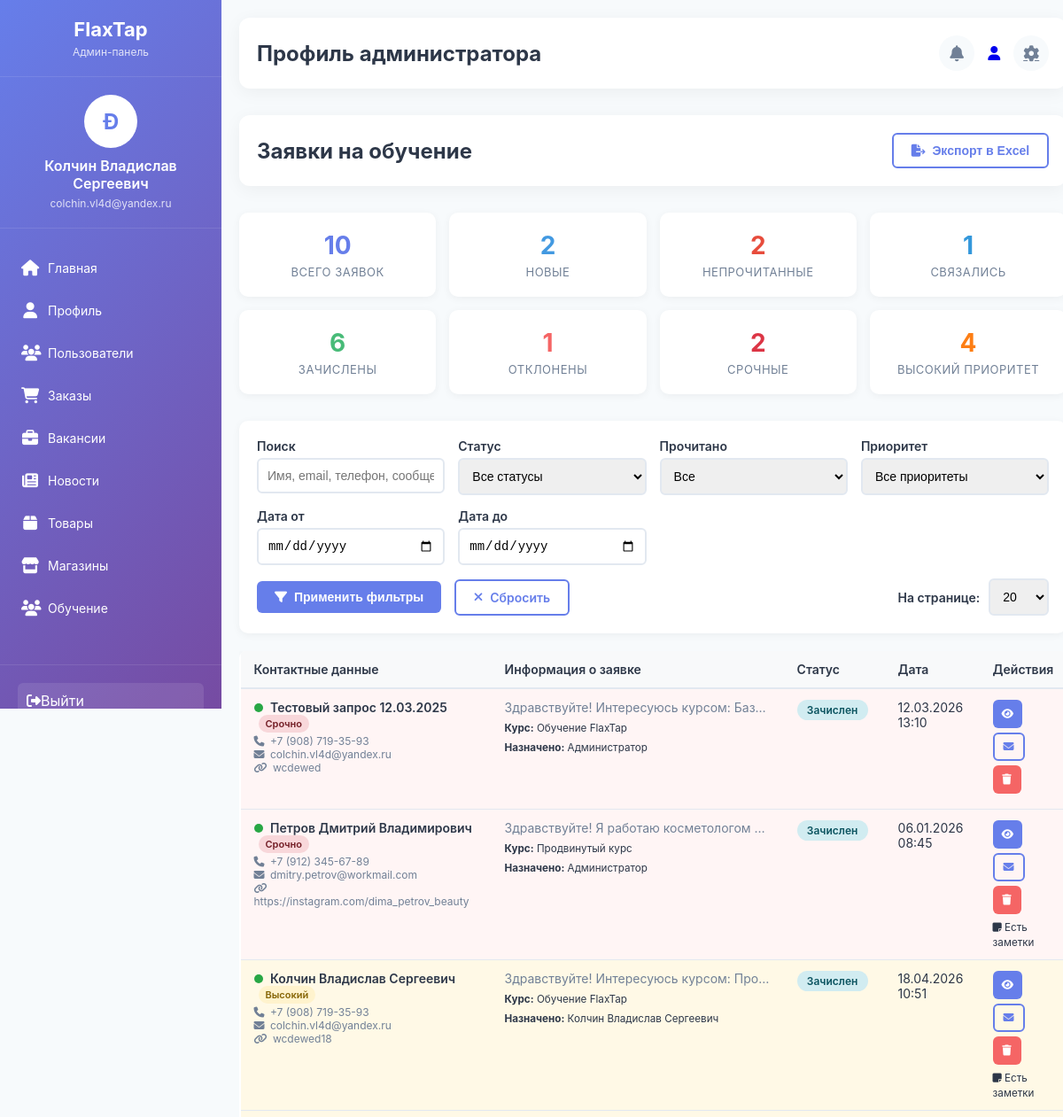
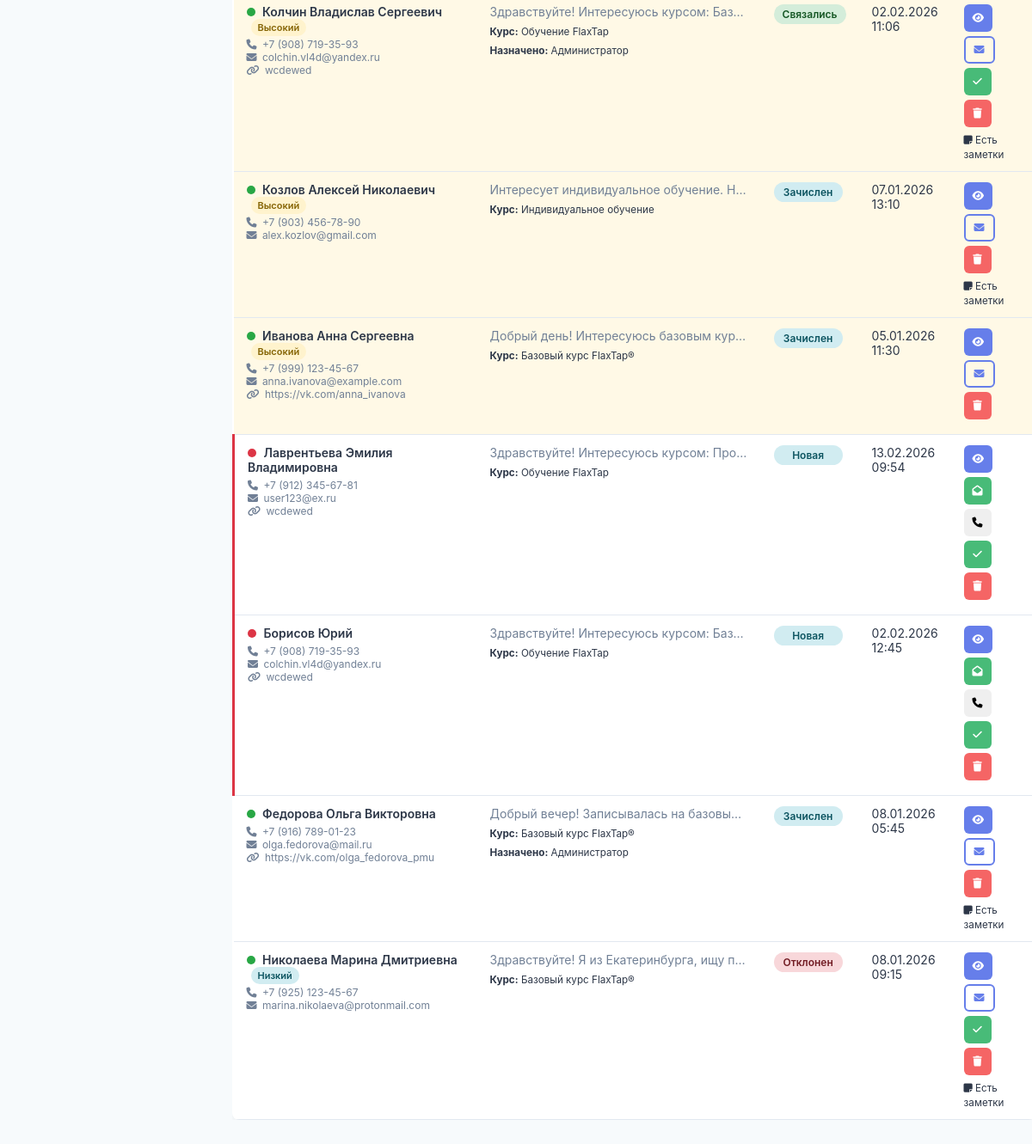
Page /admin/study/index.php (signed in) on the committed database (2 pictures, top to bottom).
### tables this page shows
CREATE TABLE `training_requests` (
  `id` int NOT NULL,
  `name` varchar(100) NOT NULL,
  `phone` varchar(20) NOT NULL,
  `email` varchar(100) NOT NULL,
  `social_link` varchar(500) DEFAULT NULL COMMENT 'Ссылка на соцсеть',
  `message` text NOT NULL,
  `course_type` varchar(100) DEFAULT NULL COMMENT 'Тип курса',
  `status` enum('new','contacted','enrolled','rejected') DEFAULT 'new',
  `ip_address` varchar(45) DEFAULT NULL,
  `user_agent` text,
  `created_at` timestamp NULL DEFAULT CURRENT_TIMESTAMP,
  `updated_at` timestamp NULL DEFAULT CURRENT_TIMESTAMP ON UPDATE CURRENT_TIMESTAMP,
  `is_read` tinyint(1) DEFAULT '0' COMMENT 'Прочитана ли заявка',
  `notes` text COMMENT 'Заметки администратора',
  `assigned_to` int DEFAULT NULL COMMENT 'Кому назначена заявка',
  `priority` enum('low','normal','high','urgent') DEFAULT 'normal' COMMENT 'Приоритет заявки',
  `updated_by` int DEFAULT NULL COMMENT 'Кто обновил заявку'
);

CREATE TABLE `users` (
  `id` int NOT NULL,
  `name` varchar(100) NOT NULL,
  `password` varchar(255) NOT NULL,
  `email` varchar(100) NOT NULL,
  `telephone` varchar(20) DEFAULT NULL,
  `role` enum('admin','user') DEFAULT 'user',
  `created_at` timestamp NULL DEFAULT CURRENT_TIMESTAMP,
  `updated_at` timestamp NULL DEFAULT NULL ON UPDATE CURRENT_TIMESTAMP,
  `last_login_at` timestamp NULL DEFAULT NULL COMMENT 'Время последнего входа',
  `login_count` int DEFAULT '0' COMMENT 'Количество входов',
  `last_password_change` timestamp NULL DEFAULT NULL COMMENT 'Время последней смены пароля',
  `remember_token` varchar(100) DEFAULT NULL,
  `token_expires_at` datetime DEFAULT NULL,
  `is_active` tinyint(1) DEFAULT '1'
);

### admin/study/index.php (the view, shortened to what the rows shown need)
<?php
include "../config/database.php";
$page = isset($_GET['page']) ? (int)$_GET['page'] : 1;
$per_page = 20;
$offset = ($page - 1) * $per_page;
$where = ["1=1"];
$where_clause = implode(' AND ', $where);
$query = "SELECT tr.*,
          u.name as assigned_to_name
          FROM training_requests tr
          LEFT JOIN users u ON tr.assigned_to = u.id
          WHERE $where_clause
          ORDER BY
            CASE tr.priority
                WHEN 'urgent' THEN 1
                WHEN 'high' THEN 2
                WHEN 'normal' THEN 3
                WHEN 'low' THEN 4
            END,
            tr.created_at DESC
          LIMIT $offset, $per_page";
$result = mysqli_query($conn, $query);
?>
<!DOCTYPE html>
<html lang="ru">
<head>
    <link rel="stylesheet" href="../assets/style/style.css">
    <link rel="stylesheet" href="https://cdnjs.cloudflare.com/ajax/libs/font-awesome/6.4.0/css/all.min.css">
    <link rel="stylesheet" href="../assets/style/study/index.css">
</head>
<body>
    <?php include "../inc/sidebar.php"; ?>
    <main class="main-content">
        <?php include "../inc/header.php"; ?>
        <div class="header">
            <h1>Заявки на обучение</h1>
        </div>
        <div class="table-container">
            <table class="data-table">
                <thead>
                    <tr>
                        <th style="width: 25%;">Контактные данные</th>
                        <th style="width: 20%;">Информация о заявке</th>
                        <th style="width: 15%;">Статус</th>
                        <th style="width: 15%;">Дата</th>
                        <th style="width: 25%;">Действия</th>
                    </tr>
                </thead>
                <tbody>
                    <?php if (mysqli_num_rows($result) > 0): ?>
                        <?php mysqli_data_seek($result, 0); ?>
                        <?php while ($request = mysqli_fetch_assoc($result)): ?>
                            <?php
                            $row_class = '';
                            if ($request['priority'] == 'urgent') $row_class = 'urgent-row';
                            elseif ($request['priority'] == 'high') $row_class = 'high-row';
                            if (!$request['is_read']) $row_class .= ' unread-row';
                            ?>
                            <tr class="<?php echo $row_class; ?>">
                                <td>
                                    <div class="request-name">
                                        <span class="read-badge <?php echo $request['is_read'] ? 'badge-read' : 'badge-unread'; ?>"></span>
                                        <?php echo htmlspecialchars($request['name']); ?>
                                        <?php if ($request['priority'] != 'normal'): ?>
                                            <span class="priority-badge
                                                <?php
                                                if ($request['priority'] == 'urgent') echo 'badge-urgent';
                                                elseif ($request['priority'] == 'high') echo 'badge-high';
                                                elseif ($request['priority'] == 'low') echo 'badge-low';
                                                else echo 'badge-normal';
                                                ?>">
                                                <?php
                                                if ($request['priority'] == 'urgent') echo 'Срочно';
                                                elseif ($request['priority'] == 'high') echo 'Высокий';
                                                elseif ($request['priority'] == 'low') echo 'Низкий';
                                                else echo 'Обычный';
                                                ?>
                                            </span>
                                        <?php endif; ?>
                                    </div>
                                    <div class="request-meta">
                                        <span><i class="fas fa-phone"></i> <?php echo htmlspecialchars($request['phone']); ?></span><br>
                                        <span><i class="fas fa-envelope"></i> <?php echo htmlspecialchars($request['email']); ?></span><br>
                                        <?php if ($request['social_link']): ?>
                                            <span><i class="fas fa-link"></i> <?php echo htmlspecialchars($request['social_link']); ?></span>
                                        <?php endif; ?>
                                    </div>
                                </td>
                                <td>
                                    <div class="message-preview" title="<?php echo htmlspecialchars($request['message']); ?>">
                                        <?php
                                        echo mb_strlen($request['message']) > 100
                                            ? htmlspecialchars(mb_substr($request['message'], 0, 100)) . '...'
                                            : htmlspecialchars($request['message']);
                                        ?>
                                    </div>
                                    <?php if ($request['course_type']): ?>
                                        <div style="margin-top: 5px;">
                                            <small><strong>Курс:</strong> <?php echo htmlspecialchars($request['course_type']); ?></small>
                                        </div>
                                    <?php endif; ?>
                                    <?php if ($request['assigned_to_name']): ?>
                                        <div style="margin-top: 5px;">
                                            <small><strong>Назначено:</strong> <?php echo htmlspecialchars($request['assigned_to_name']); ?></small>
                                        </div>
                                    <?php endif; ?>
                                </td>
                                <td>
                                    <span class="status-badge
                                        <?php
                                        if ($request['status'] == 'new') echo 'badge-new';
                                        elseif ($request['status'] == 'contacted') echo 'badge-contacted';
                                        elseif ($request['status'] == 'enrolled') echo 'badge-enrolled';
                                        else echo 'badge-rejected';
                                        ?>">
                                        <?php
                                        if ($request['status'] == 'new') echo 'Новая';
                                        elseif ($request['status'] == 'contacted') echo 'Связались';
                                        elseif ($request['status'] == 'enrolled') echo 'Зачислен';
                                        else echo 'Отклонен';
                                        ?>
                                    </span>
                                </td>
                                <td>
                                    <?php echo date('d.m.Y H:i', strtotime($request['created_at'])); ?>
                                </td>
                                <td>
                                    <div class="action-buttons">
                                        <a href="training_request_view.php?id=<?php echo $request['id']; ?>"
                                           class="btn btn-sm btn-primary" title="Просмотреть">
                                            <i class="fas fa-eye"></i>
                                        </a>
                                        <button onclick="toggleRead(<?php echo $request['id']; ?>, <?php echo $request['is_read'] ? 0 : 1; ?>)"
                                                class="btn btn-sm <?php echo $request['is_read'] ? 'btn-outline' : 'btn-success'; ?>"
                                                title="<?php echo $request['is_read'] ? 'Отметить как непрочитанное' : 'Отметить как прочитанное'; ?>">
                                            <i class="fas fa-<?php echo $request['is_read'] ? 'envelope' : 'envelope-open'; ?>"></i>
                                        </button>
                                        <?php if ($request['status'] == 'new'): ?>
                                            <button onclick="changeStatus(<?php echo $request['id']; ?>, 'contacted')"
                                                    class="btn btn-sm btn-info" title="Отметить как связались">
                                                <i class="fas fa-phone"></i>
                                            </button>
                                        <?php endif; ?>
                                        <?php if ($request['status'] != 'enrolled'): ?>
                                            <button onclick="changeStatus(<?php echo $request['id']; ?>, 'enrolled')"
                                                    class="btn btn-sm btn-success" title="Отметить как зачислен">
                                                <i class="fas fa-check"></i>
                                            </button>
                                        <?php endif; ?>
                                        <button onclick="deleteRequest(<?php echo $request['id']; ?>)"
                                                class="btn btn-sm btn-danger" title="Удалить">
                                            <i class="fas fa-trash"></i>
                                        </button>
                                    </div>
                                    <div style="margin-top: 5px;">
                                        <?php if ($request['notes']): ?>
                                            <small><i class="fas fa-sticky-note"></i> Есть заметки</small>
                                        <?php endif; ?>
                                    </div>
                                </td>
                            </tr>
                        <?php endwhile; ?>
                    <?php endif; ?>
                </tbody>
            </table>
        </div>
    </main>
</body>
</html>

### rows in the picture
training_requests: is_read 1 (drawn), name "Тестовый запрос 12.03.2025", priority "Срочно", phone "+7 (908) 719-35-93", email "colchin.vl4d@yandex.ru", social_link "wcdewed", message "Здравствуйте! Интересуюсь курсом: Баз…", course_type "Обучение FlaxTap", users.name "Администратор", status "Зачислен", created_at "12.03.2026 13:10"
training_requests: is_read 1 (drawn), name "Петров Дмитрий Владимирович", priority "Срочно", phone "+7 (912) 345-67-89", email "dmitry.petrov@workmail.com", social_link "https://instagram.com/dima_petrov_beauty", message "Здравствуйте! Я работаю косметологом…", course_type "Продвинутый курс", users.name "Администратор", status "Зачислен", created_at "06.01.2026 08:45", shows "Есть заметки"
training_requests: is_read 1 (drawn), name "Колчин Владислав Сергеевич", priority "Высокий", phone "+7 (908) 719-35-93", email "colchin.vl4d@yandex.ru", social_link "wcdewed18", message "Здравствуйте! Интересуюсь курсом: Про…", course_type "Обучение FlaxTap", users.name "Колчин Владислав Сергеевич", status "Зачислен", created_at "18.04.2026 10:51", notes "Есть заметки"
training_requests: is_read 1 (drawn), name "Колчин Владислав Сергеевич", priority "Высокий", phone "+7 (908) 719-35-93", email "colchin.vl4d@yandex.ru", social_link "wcdewed", message "Здравствуйте! Интересуюсь курсом: Баз…", course_type "Обучение FlaxTap", users.name "Администратор", status "Связались", created_at "02.02.2026 11:06", notes "Есть заметки"
training_requests: is_read 1 (drawn), name "Козлов Алексей Николаевич", priority "Высокий", phone "+7 (903) 456-78-90", email "alex.kozlov@gmail.com", message "Интересует индивидуальное обучение. Н…", course_type "Индивидуальное обучение", status "Зачислен", created_at "07.01.2026 13:10", notes "Есть заметки"
training_requests: is_read 1 (drawn), name "Иванова Анна Сергеевна", priority "Высокий", phone "+7 (999) 123-45-67", email "anna.ivanova@example.com", social_link "https://vk.com/anna_ivanova", message "Добрый день! Интересуюсь базовым кур…", course_type "Базовый курс FlaxTap®", status "Зачислен", created_at "05.01.2026 11:30"
training_requests: is_read 0 (drawn), name "Лаврентьева Эмилия Владимировна", phone "+7 (912) 345-67-81", email "user123@ex.ru", social_link "wcdewed", message "Здравствуйте! Интересуюсь курсом: Про…", course_type "Обучение FlaxTap", status "Новая", created_at "13.02.2026 09:54"
training_requests: is_read 0 (drawn), name "Борисов Юрий", phone "+7 (908) 719-35-93", email "colchin.vl4d@yandex.ru", social_link "wcdewed", message "Здравствуйте! Интересуюсь курсом: Баз…", course_type "Обучение FlaxTap", status "Новая", created_at "02.02.2026 12:45"
training_requests: is_read 1 (drawn), name "Федорова Ольга Викторовна", phone "+7 (916) 789-01-23", email "olga.fedorova@mail.ru", social_link "https://vk.com/olga_fedorova_pmu", message "Добрый вечер! Записывалась на базовы…", course_type "Базовый курс FlaxTap®", users.name "Администратор", status "Зачислен", created_at "08.01.2026 05:45", shows "Есть заметки"
training_requests: is_read 1 (drawn), name "Николаева Марина Дмитриевна", priority "Низкий", phone "+7 (925) 123-45-67", email "marina.nikolaeva@protonmail.com", message "Здравствуйте! Я из Екатеринбурга, ищу п…", course_type "Базовый курс FlaxTap®", status "Отклонен", created_at "08.01.2026 09:15", shows "Есть заметки"

### other values in the picture
substr($admin['name'], 0, 1) "Ð"
$admin['name'] "Колчин Владислав Сергеевич"
$admin['email'] "colchin.vl4d@yandex.ru"
$stats['total'] "10"
$stats['new'] "2"
$stats['unread'] "2"
$stats['contacted'] "1"
$stats['enrolled'] "6"
$stats['rejected'] "1"
$stats['urgent'] "2"
$stats['high'] "4"
